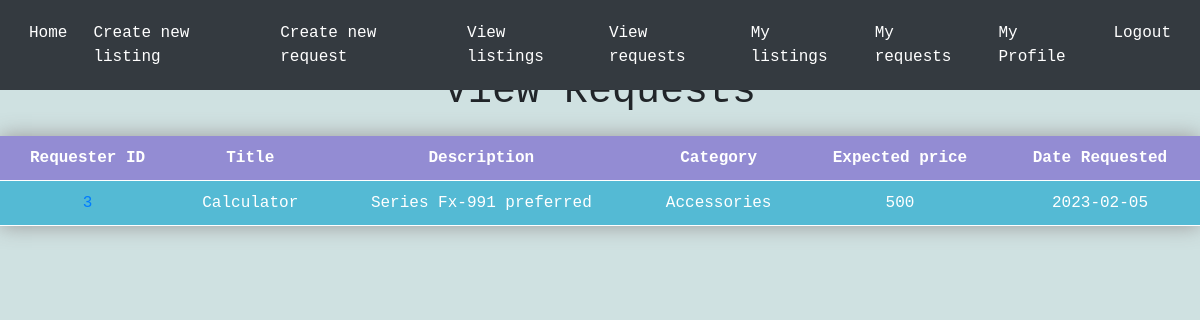
The page /viewrequests (signed in) on the database its author committed.
### tables this page shows
CREATE TABLE requests (
    id INTEGER PRIMARY KEY AUTOINCREMENT,
    user_id INTEGER NOT NULL,
    title TEXT NOT NULL,
    description TEXT NOT NULL,
    category TEXT NOT NULL,
    price INTEGER NOT NULL,
    date DATE,
    FOREIGN KEY (user_id) REFERENCES Users(id)
);

### app.py (the view)
@app.route('/viewrequests')
def viewrequests():
    conn = sqlite3.connect('database.db')
    c = conn.cursor()
    c.execute("SELECT * FROM requests where user_id != ?",(session['id'],))
    requests = c.fetchall()
    return render_template('viewrequests.html', requests=requests)

### templates/viewrequests.html (shortened to what this page needs)
{% extends 'base.html' %}
{% block content %}
    <h1>View Requests</h1>
    <table class="neon-table">
        <tr>
            <th>Requester ID</th>
            <th>Title</th>
            <th>Description</th>
            <th>Category</th>
            <th>Expected price</th>
            <th>Date Requested</th>
        </tr>
        {% for request in requests %}
        <tr>
            <td>
                <a href="/otherprofile/{{ request[1] }}">
                {{ request[1] }}
                </a>
            </td>
            <td>{{ request[2] }}</td>
            <td>{{ request[3] }}</td>
            <td>{{ request[4] }}</td>
            <td>{{ request[5] }}</td>
            <td>{{ request[6] }}</td>
        {% endfor %}
    </table>
{% endblock %}

### templates/base.html (style rules this page uses)
body { background-color: #fafafa; font-family: 'JetBrains Mono', monospace; }
h1 { margin-top: 20px; margin-bottom: 20px; text-align: center; }
body { background-color: #cfe1e1; font-family: 'JetBrains Mono', monospace; }
.neon-table { width: 100%; border-collapse: collapse; box-shadow: 0 0 20px #999898; }
.neon-table th, .neon-table td { padding: 10px; text-align: center; border-bottom: 1px solid #ffffff; }
.neon-table th { background-color: #938cd3; color: #ffffff; font-weight: bold; }
.neon-table tr:nth-child(even) { background-color: #54bad4; color: #ffffff; }
.neon-table tr:nth-child(odd) { background-color: #82e7d3; color: #ffffff; }

### rows shown on the page
requests: user "3", title "Calculator", description "Series Fx-991 preferred", category "Accessories", price "500", date "2023-02-05"
